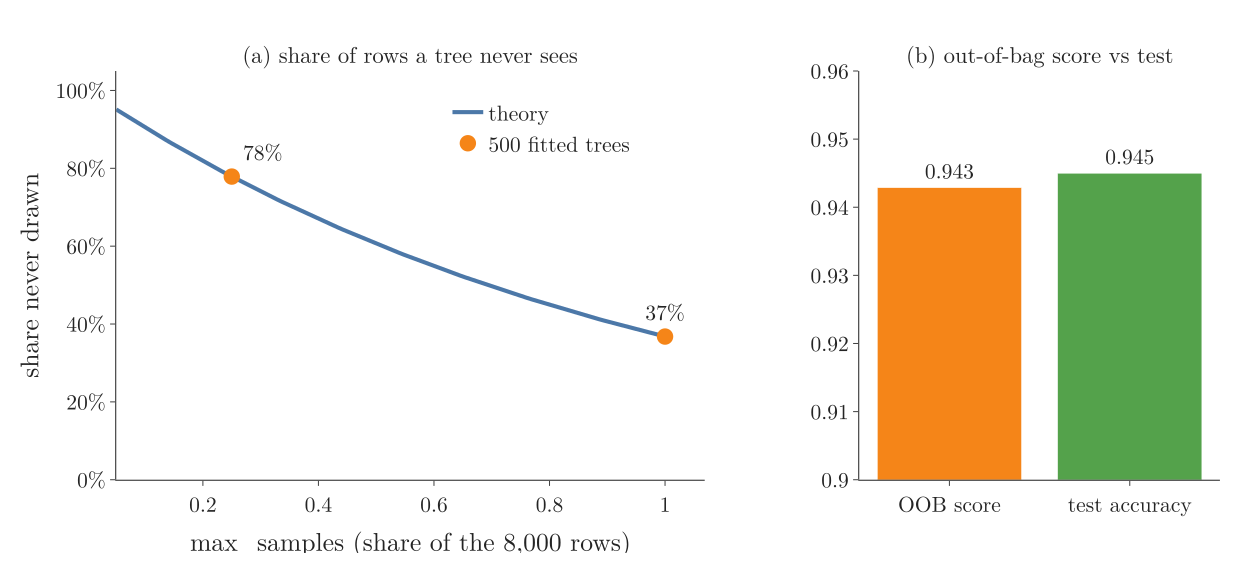

Generate this figure with Python:
"""Out-of-bag observations (Plotly). (a) Share of the 8,000 training observations a tree never draws, against
max_samples: theory (1 - 1/n)^(max_samples * n), and the mean over 500 fitted trees at 0.25 and 1.0.
(b) The out-of-bag score against the real test accuracy for the section 4 model (notebook settings)."""
from pathlib import Path

import numpy as np
import plotly.graph_objects as go
from plotly.subplots import make_subplots
from sklearn.datasets import make_classification
from sklearn.ensemble import BaggingClassifier
from sklearn.model_selection import train_test_split
from sklearn.tree import DecisionTreeClassifier

HERE = Path(__file__).parent
X, y = make_classification(n_samples=10000, n_features=10, n_informative=3, random_state=42)
X_train, X_test, y_train, y_test = train_test_split(X, y, test_size=0.2, random_state=42)
n = len(X_train)


def oob_share(bag):
    return np.mean([1 - len(np.unique(s)) / n for s in bag.estimators_samples_])


fit = lambda s: BaggingClassifier(DecisionTreeClassifier(), n_estimators=500, max_samples=s, bootstrap=True,
                                  oob_score=True, random_state=42, n_jobs=-1).fit(X_train, y_train)
bag, full = fit(0.25), fit(1.0)
m25, m100 = oob_share(bag), oob_share(full)
oob, test = bag.oob_score_, bag.score(X_test, y_test)
print(f"OOB share at 0.25: {m25:.3f}, at 1.0: {m100:.3f}; OOB score {oob:.4f}, test {test:.4f}")
assert round(m25, 2) == 0.78 and round(m100, 2) == 0.37 and round(oob, 4) == 0.9429 and round(test, 3) == 0.945
s = np.linspace(0.05, 1.0, 100)
fig = make_subplots(1, 2, column_widths=[0.62, 0.38], horizontal_spacing=0.14,
                    subplot_titles=("(a) share of rows a tree never sees", "(b) out-of-bag score vs test"))
fig.add_trace(go.Scatter(x=s, y=(1 - 1 / n) ** (s * n), mode="lines", line=dict(color="#4C78A8", width=4),
                         name="theory"), 1, 1)
fig.add_trace(go.Scatter(x=[0.25, 1.0], y=[m25, m100], mode="markers+text", marker=dict(size=16, color="#F58518"),
                         text=[f"{m25:.0%}", f"{m100:.0%}"], textposition=["top right", "top center"],
                         name="500 fitted trees"), 1, 1)
fig.add_trace(go.Bar(x=["OOB score", "test accuracy"], y=[oob, test], marker_color=["#F58518", "#54A24B"],
                     text=[f"{oob:.3f}", f"{test:.3f}"], textposition="outside", showlegend=False), 1, 2)
fig.update_xaxes(title="max_samples (share of the 8,000 rows)", row=1, col=1)
fig.update_yaxes(title="share never drawn", range=[0, 1.05], tickformat=".0%", row=1, col=1)
fig.update_yaxes(range=[0.9, 0.96], row=1, col=2)
fig.update_annotations(font_size=22)
fig.update_layout(template="simple_white", width=1200, height=540, font=dict(family="Latin Modern Roman", size=21),
                  legend=dict(x=0.3, y=0.95), margin=dict(l=90, r=20, t=60, b=80))
fig.write_image(HERE / "oob_share.png", scale=2); fig.write_image(HERE / "oob_share.pdf")
